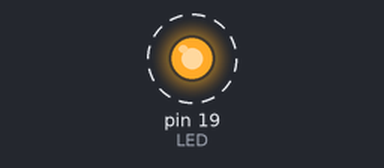
Bench run of a sketch on a simulated Arduino Uno, built with avr-gcc and run on an emulated ATmega328P. On the bench: output pins drawn as LEDs (lit = HIGH). Dashed ring = blinking.

Above: at 0.5 s.
Timing chart, 0 to 4.6 s (numbered marks = the images above):
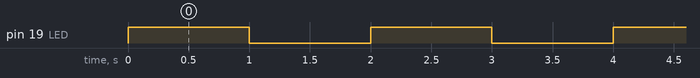

Measured:
- by itself, pin 19 (LED): alternates HIGH for 1.0 s and LOW for 1.0 s

The sketch:

PiscandoLED.ino
```cpp
// primeiro criamos uma variável para
// informar o pino que será usado
const int LED = 19;

// depois informamos o comportamento do pino
// no caso, queremos que ele seja uma saída
// pois assim conseguiremos controlar o LED
void setup() {
    pinMode(LED, OUTPUT);
}

// por fim, falamos em qual estado queremos que
// o LED fique: aceso (HIGH) ou apagado (LOW)
void loop() {
    digitalWrite(LED, HIGH);
    delay(1000);
    digitalWrite(LED, LOW);
    delay(1000);
}
```
